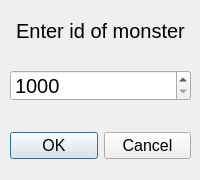
<?xml version="1.0" encoding="UTF-8"?>
<ui version="4.0">
 <class>EnterIdWindow</class>
 <widget class="QDialog" name="EnterIdWindow">
  <property name="geometry">
   <rect>
    <x>0</x>
    <y>0</y>
    <width>200</width>
    <height>180</height>
   </rect>
  </property>
  <property name="minimumSize">
   <size>
    <width>200</width>
    <height>180</height>
   </size>
  </property>
  <property name="maximumSize">
   <size>
    <width>200</width>
    <height>180</height>
   </size>
  </property>
  <property name="windowTitle">
   <string>Dialog</string>
  </property>
  <widget class="QSpinBox" name="spinBox">
   <property name="geometry">
    <rect>
     <x>10</x>
     <y>70</y>
     <width>181</width>
     <height>31</height>
    </rect>
   </property>
   <property name="font">
    <font>
     <pointsize>15</pointsize>
    </font>
   </property>
   <property name="minimum">
    <number>1000</number>
   </property>
   <property name="maximum">
    <number>1000000</number>
   </property>
  </widget>
  <widget class="QLabel" name="label">
   <property name="geometry">
    <rect>
     <x>10</x>
     <y>0</y>
     <width>181</width>
     <height>61</height>
    </rect>
   </property>
   <property name="font">
    <font>
     <pointsize>15</pointsize>
    </font>
   </property>
   <property name="text">
    <string>Enter id of monster</string>
   </property>
   <property name="alignment">
    <set>Qt::AlignCenter</set>
   </property>
  </widget>
  <widget class="QWidget" name="horizontalLayoutWidget">
   <property name="geometry">
    <rect>
     <x>10</x>
     <y>120</y>
     <width>181</width>
     <height>51</height>
    </rect>
   </property>
   <layout class="QHBoxLayout" name="horizontalLayout">
    <item>
     <widget class="QPushButton" name="pushButtonOk">
      <property name="font">
       <font>
        <pointsize>12</pointsize>
       </font>
      </property>
      <property name="text">
       <string>OK</string>
      </property>
     </widget>
    </item>
    <item>
     <widget class="QPushButton" name="pushButtonCancel">
      <property name="font">
       <font>
        <pointsize>12</pointsize>
       </font>
      </property>
      <property name="text">
       <string>Cancel</string>
      </property>
     </widget>
    </item>
   </layout>
  </widget>
 </widget>
 <resources/>
 <connections/>
</ui>
